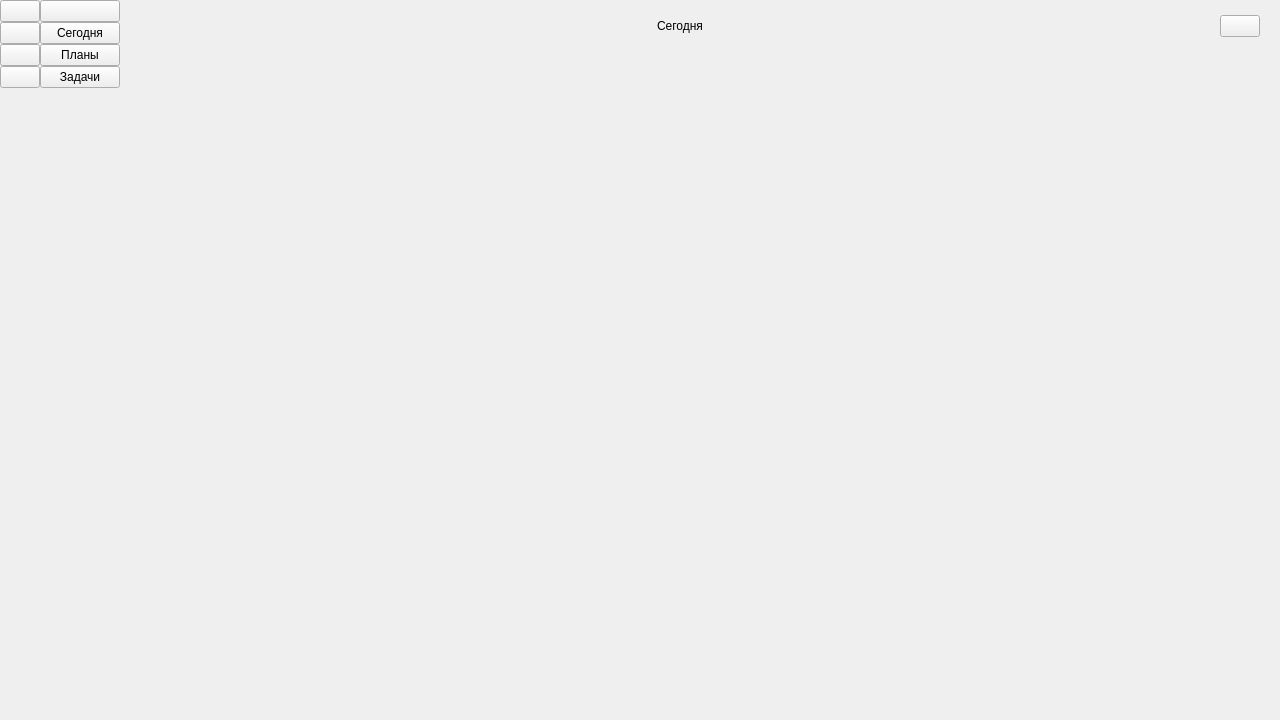
<?xml version="1.0" encoding="UTF-8"?>
<ui version="4.0">
 <class>MainWindow</class>
 <widget class="QMainWindow" name="MainWindow">
  <property name="geometry">
   <rect>
    <x>0</x>
    <y>0</y>
    <width>1280</width>
    <height>720</height>
   </rect>
  </property>
  <property name="minimumSize">
   <size>
    <width>700</width>
    <height>600</height>
   </size>
  </property>
  <property name="windowTitle">
   <string>MainWindow</string>
  </property>
  <widget class="QWidget" name="centralwidget">
   <layout class="QHBoxLayout" name="horizontalLayout_2">
    <property name="spacing">
     <number>0</number>
    </property>
    <property name="leftMargin">
     <number>0</number>
    </property>
    <property name="topMargin">
     <number>0</number>
    </property>
    <property name="rightMargin">
     <number>0</number>
    </property>
    <property name="bottomMargin">
     <number>0</number>
    </property>
    <item>
     <widget class="QWidget" name="icon_menu_widget" native="true">
      <property name="enabled">
       <bool>true</bool>
      </property>
      <layout class="QVBoxLayout" name="verticalLayout_3">
       <property name="spacing">
        <number>0</number>
       </property>
       <property name="leftMargin">
        <number>0</number>
       </property>
       <property name="topMargin">
        <number>0</number>
       </property>
       <property name="rightMargin">
        <number>0</number>
       </property>
       <property name="bottomMargin">
        <number>0</number>
       </property>
       <item>
        <layout class="QVBoxLayout" name="verticalLayout">
         <item>
          <widget class="QPushButton" name="icon_menu_toggle_button">
           <property name="text">
            <string/>
           </property>
           <property name="icon">
            <iconset resource="resource.qrc">
             <normaloff>:/resource/icons/Menu.png</normaloff>:/resource/icons/Menu.png</iconset>
           </property>
           <property name="iconSize">
            <size>
             <width>32</width>
             <height>32</height>
            </size>
           </property>
          </widget>
         </item>
         <item>
          <widget class="QPushButton" name="icon_menu_today_button">
           <property name="text">
            <string/>
           </property>
           <property name="icon">
            <iconset resource="resource.qrc">
             <normaloff>:/resource/icons/Sun.png</normaloff>:/resource/icons/Sun.png</iconset>
           </property>
           <property name="iconSize">
            <size>
             <width>32</width>
             <height>32</height>
            </size>
           </property>
           <property name="checkable">
            <bool>true</bool>
           </property>
           <property name="autoExclusive">
            <bool>true</bool>
           </property>
          </widget>
         </item>
         <item>
          <widget class="QPushButton" name="icon_menu_plans_button">
           <property name="text">
            <string/>
           </property>
           <property name="icon">
            <iconset resource="resource.qrc">
             <normaloff>:/resource/icons/Calendar.png</normaloff>:/resource/icons/Calendar.png</iconset>
           </property>
           <property name="iconSize">
            <size>
             <width>32</width>
             <height>32</height>
            </size>
           </property>
           <property name="checkable">
            <bool>true</bool>
           </property>
           <property name="autoExclusive">
            <bool>true</bool>
           </property>
          </widget>
         </item>
         <item>
          <widget class="QPushButton" name="icon_menu_tasks_button">
           <property name="text">
            <string/>
           </property>
           <property name="icon">
            <iconset resource="resource.qrc">
             <normaloff>:/resource/icons/Tasks.png</normaloff>:/resource/icons/Tasks.png</iconset>
           </property>
           <property name="iconSize">
            <size>
             <width>32</width>
             <height>32</height>
            </size>
           </property>
           <property name="checkable">
            <bool>true</bool>
           </property>
           <property name="autoExclusive">
            <bool>true</bool>
           </property>
          </widget>
         </item>
        </layout>
       </item>
       <item>
        <spacer name="verticalSpacer">
         <property name="orientation">
          <enum>Qt::Vertical</enum>
         </property>
         <property name="sizeHint" stdset="0">
          <size>
           <width>20</width>
           <height>545</height>
          </size>
         </property>
        </spacer>
       </item>
      </layout>
     </widget>
    </item>
    <item>
     <widget class="QWidget" name="full_menu_widget" native="true">
      <property name="enabled">
       <bool>true</bool>
      </property>
      <layout class="QVBoxLayout" name="verticalLayout_4">
       <property name="spacing">
        <number>0</number>
       </property>
       <property name="leftMargin">
        <number>0</number>
       </property>
       <property name="topMargin">
        <number>0</number>
       </property>
       <property name="rightMargin">
        <number>0</number>
       </property>
       <property name="bottomMargin">
        <number>0</number>
       </property>
       <item>
        <layout class="QVBoxLayout" name="verticalLayout_2">
         <item>
          <widget class="QPushButton" name="full_menu_toggle_button">
           <property name="text">
            <string/>
           </property>
           <property name="icon">
            <iconset resource="resource.qrc">
             <normaloff>:/resource/icons/Menu.png</normaloff>:/resource/icons/Menu.png</iconset>
           </property>
           <property name="iconSize">
            <size>
             <width>32</width>
             <height>32</height>
            </size>
           </property>
           <property name="checkable">
            <bool>false</bool>
           </property>
          </widget>
         </item>
         <item>
          <widget class="QPushButton" name="full_menu_today_button">
           <property name="text">
            <string>Сегодня</string>
           </property>
           <property name="icon">
            <iconset resource="resource.qrc">
             <normaloff>:/resource/icons/Sun.png</normaloff>:/resource/icons/Sun.png</iconset>
           </property>
           <property name="iconSize">
            <size>
             <width>32</width>
             <height>32</height>
            </size>
           </property>
           <property name="checkable">
            <bool>true</bool>
           </property>
           <property name="autoExclusive">
            <bool>true</bool>
           </property>
          </widget>
         </item>
         <item>
          <widget class="QPushButton" name="full_menu_plans_button">
           <property name="text">
            <string>Планы</string>
           </property>
           <property name="icon">
            <iconset resource="resource.qrc">
             <normaloff>:/resource/icons/Calendar.png</normaloff>:/resource/icons/Calendar.png</iconset>
           </property>
           <property name="iconSize">
            <size>
             <width>32</width>
             <height>32</height>
            </size>
           </property>
           <property name="checkable">
            <bool>true</bool>
           </property>
           <property name="autoExclusive">
            <bool>true</bool>
           </property>
          </widget>
         </item>
         <item>
          <widget class="QPushButton" name="full_menu_tasks_button">
           <property name="text">
            <string>Задачи</string>
           </property>
           <property name="icon">
            <iconset resource="resource.qrc">
             <normaloff>:/resource/icons/Tasks.png</normaloff>:/resource/icons/Tasks.png</iconset>
           </property>
           <property name="iconSize">
            <size>
             <width>32</width>
             <height>32</height>
            </size>
           </property>
           <property name="checkable">
            <bool>true</bool>
           </property>
           <property name="autoExclusive">
            <bool>true</bool>
           </property>
          </widget>
         </item>
        </layout>
       </item>
       <item>
        <spacer name="verticalSpacer_2">
         <property name="orientation">
          <enum>Qt::Vertical</enum>
         </property>
         <property name="sizeHint" stdset="0">
          <size>
           <width>20</width>
           <height>545</height>
          </size>
         </property>
        </spacer>
       </item>
      </layout>
     </widget>
    </item>
    <item>
     <widget class="QWidget" name="workspace_widget" native="true">
      <layout class="QVBoxLayout" name="verticalLayout_5">
       <property name="spacing">
        <number>0</number>
       </property>
       <property name="leftMargin">
        <number>0</number>
       </property>
       <property name="topMargin">
        <number>0</number>
       </property>
       <property name="rightMargin">
        <number>0</number>
       </property>
       <property name="bottomMargin">
        <number>0</number>
       </property>
       <item>
        <widget class="QWidget" name="title" native="true">
         <layout class="QHBoxLayout" name="horizontalLayout_3">
          <property name="spacing">
           <number>0</number>
          </property>
          <property name="leftMargin">
           <number>20</number>
          </property>
          <property name="topMargin">
           <number>15</number>
          </property>
          <property name="rightMargin">
           <number>20</number>
          </property>
          <property name="bottomMargin">
           <number>15</number>
          </property>
          <item>
           <layout class="QHBoxLayout" name="horizontalLayout">
            <property name="spacing">
             <number>0</number>
            </property>
            <item>
             <spacer name="horizontalSpacer">
              <property name="orientation">
               <enum>Qt::Horizontal</enum>
              </property>
              <property name="sizeHint" stdset="0">
               <size>
                <width>40</width>
                <height>20</height>
               </size>
              </property>
             </spacer>
            </item>
            <item>
             <widget class="QLabel" name="title_text">
              <property name="text">
               <string>Сегодня</string>
              </property>
              <property name="alignment">
               <set>Qt::AlignCenter</set>
              </property>
              <property name="wordWrap">
               <bool>false</bool>
              </property>
              <property name="margin">
               <number>0</number>
              </property>
             </widget>
            </item>
            <item>
             <spacer name="horizontalSpacer_2">
              <property name="orientation">
               <enum>Qt::Horizontal</enum>
              </property>
              <property name="sizeHint" stdset="0">
               <size>
                <width>40</width>
                <height>20</height>
               </size>
              </property>
             </spacer>
            </item>
            <item>
             <widget class="QPushButton" name="calendar_button">
              <property name="text">
               <string/>
              </property>
              <property name="icon">
               <iconset resource="resource.qrc">
                <normaloff>:/resource/icons/Calendar.png</normaloff>:/resource/icons/Calendar.png</iconset>
              </property>
              <property name="iconSize">
               <size>
                <width>48</width>
                <height>48</height>
               </size>
              </property>
             </widget>
            </item>
           </layout>
          </item>
         </layout>
        </widget>
       </item>
       <item>
        <widget class="QStackedWidget" name="stackedWidget">
         <property name="currentIndex">
          <number>-1</number>
         </property>
        </widget>
       </item>
      </layout>
     </widget>
    </item>
   </layout>
  </widget>
 </widget>
 <resources>
  <include location="resource.qrc"/>
 </resources>
 <connections>
  <connection>
   <sender>icon_menu_today_button</sender>
   <signal>toggled(bool)</signal>
   <receiver>full_menu_today_button</receiver>
   <slot>setChecked(bool)</slot>
   <hints>
    <hint type="sourcelabel">
     <x>26</x>
     <y>71</y>
    </hint>
    <hint type="destinationlabel">
     <x>85</x>
     <y>66</y>
    </hint>
   </hints>
  </connection>
  <connection>
   <sender>icon_menu_plans_button</sender>
   <signal>toggled(bool)</signal>
   <receiver>full_menu_plans_button</receiver>
   <slot>setChecked(bool)</slot>
   <hints>
    <hint type="sourcelabel">
     <x>20</x>
     <y>115</y>
    </hint>
    <hint type="destinationlabel">
     <x>106</x>
     <y>111</y>
    </hint>
   </hints>
  </connection>
  <connection>
   <sender>icon_menu_tasks_button</sender>
   <signal>toggled(bool)</signal>
   <receiver>full_menu_tasks_button</receiver>
   <slot>setChecked(bool)</slot>
   <hints>
    <hint type="sourcelabel">
     <x>31</x>
     <y>155</y>
    </hint>
    <hint type="destinationlabel">
     <x>111</x>
     <y>155</y>
    </hint>
   </hints>
  </connection>
  <connection>
   <sender>full_menu_today_button</sender>
   <signal>toggled(bool)</signal>
   <receiver>icon_menu_today_button</receiver>
   <slot>setChecked(bool)</slot>
   <hints>
    <hint type="sourcelabel">
     <x>64</x>
     <y>50</y>
    </hint>
    <hint type="destinationlabel">
     <x>18</x>
     <y>54</y>
    </hint>
   </hints>
  </connection>
  <connection>
   <sender>full_menu_plans_button</sender>
   <signal>toggled(bool)</signal>
   <receiver>icon_menu_plans_button</receiver>
   <slot>setChecked(bool)</slot>
   <hints>
    <hint type="sourcelabel">
     <x>83</x>
     <y>95</y>
    </hint>
    <hint type="destinationlabel">
     <x>19</x>
     <y>98</y>
    </hint>
   </hints>
  </connection>
  <connection>
   <sender>full_menu_tasks_button</sender>
   <signal>toggled(bool)</signal>
   <receiver>icon_menu_tasks_button</receiver>
   <slot>setChecked(bool)</slot>
   <hints>
    <hint type="sourcelabel">
     <x>79</x>
     <y>141</y>
    </hint>
    <hint type="destinationlabel">
     <x>21</x>
     <y>141</y>
    </hint>
   </hints>
  </connection>
 </connections>
</ui>
